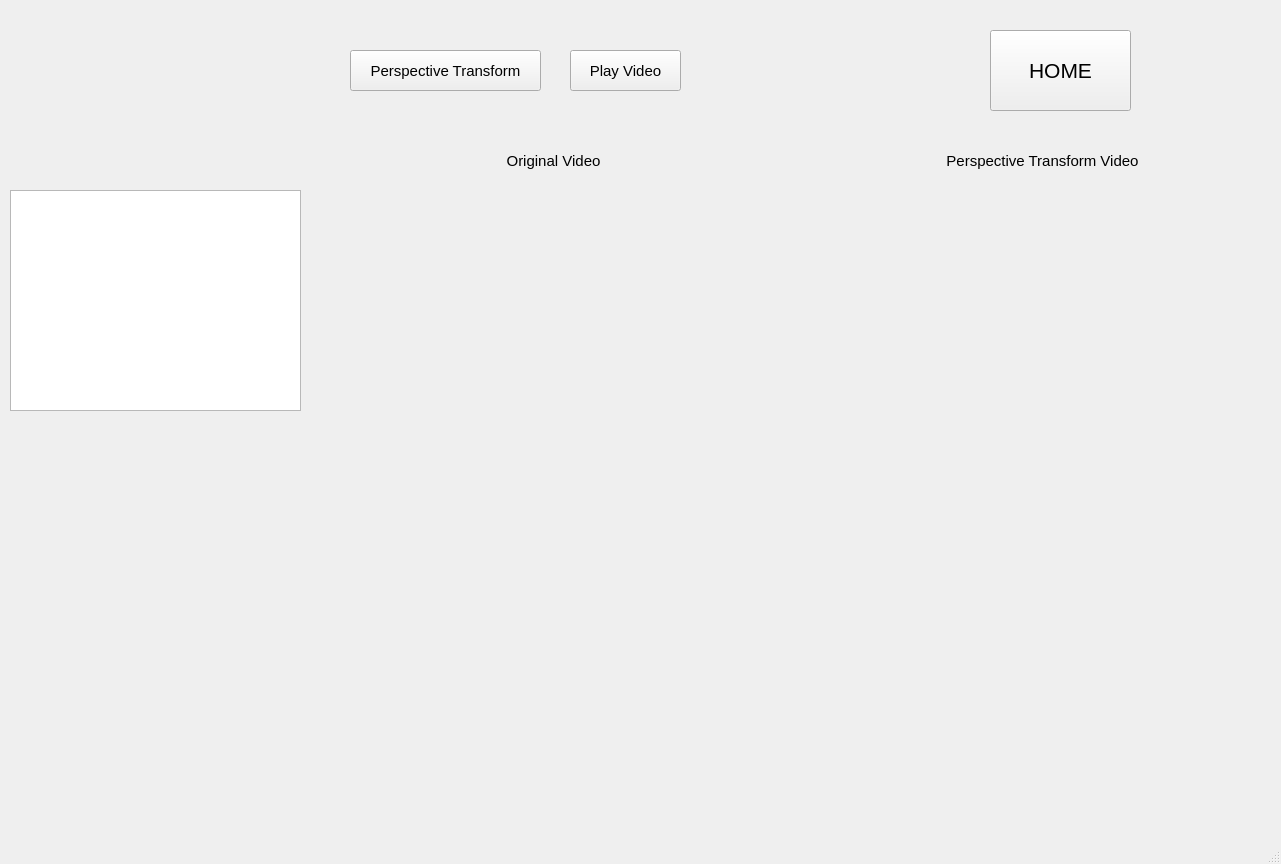
<?xml version="1.0" encoding="UTF-8"?>
<ui version="4.0">
 <class>MainWindow</class>
 <widget class="QMainWindow" name="MainWindow">
  <property name="geometry">
   <rect>
    <x>0</x>
    <y>0</y>
    <width>1281</width>
    <height>864</height>
   </rect>
  </property>
  <property name="windowTitle">
   <string>MainWindow</string>
  </property>
  <widget class="QWidget" name="centralwidget">
   <widget class="QStackedWidget" name="stackedWidget">
    <property name="geometry">
     <rect>
      <x>-40</x>
      <y>-10</y>
      <width>1311</width>
      <height>821</height>
     </rect>
    </property>
    <property name="font">
     <font>
      <pointsize>11</pointsize>
     </font>
    </property>
    <property name="currentIndex">
     <number>1</number>
    </property>
    <widget class="QWidget" name="page">
     <widget class="QLabel" name="label_4">
      <property name="geometry">
       <rect>
        <x>460</x>
        <y>100</y>
        <width>401</width>
        <height>81</height>
       </rect>
      </property>
      <property name="font">
       <font>
        <pointsize>17</pointsize>
       </font>
      </property>
      <property name="text">
       <string>(Computer Vision and Deep Learning)</string>
      </property>
     </widget>
     <widget class="QPushButton" name="pushButton_image_2">
      <property name="geometry">
       <rect>
        <x>390</x>
        <y>390</y>
        <width>161</width>
        <height>71</height>
       </rect>
      </property>
      <property name="text">
       <string>2. Optical Flow</string>
      </property>
     </widget>
     <widget class="QLabel" name="label_5">
      <property name="geometry">
       <rect>
        <x>500</x>
        <y>250</y>
        <width>81</width>
        <height>41</height>
       </rect>
      </property>
      <property name="font">
       <font>
        <pointsize>15</pointsize>
       </font>
      </property>
      <property name="text">
       <string>張軍斌</string>
      </property>
     </widget>
     <widget class="QLabel" name="label_6">
      <property name="geometry">
       <rect>
        <x>610</x>
        <y>250</y>
        <width>81</width>
        <height>41</height>
       </rect>
      </property>
      <property name="font">
       <font>
        <pointsize>15</pointsize>
       </font>
      </property>
      <property name="text">
       <string>資工所</string>
      </property>
     </widget>
     <widget class="QPushButton" name="pushButton_image_5">
      <property name="geometry">
       <rect>
        <x>970</x>
        <y>390</y>
        <width>171</width>
        <height>71</height>
       </rect>
      </property>
      <property name="text">
       <string>5. ResNet50</string>
      </property>
     </widget>
     <widget class="QPushButton" name="pushButton_image_1">
      <property name="geometry">
       <rect>
        <x>170</x>
        <y>390</y>
        <width>201</width>
        <height>71</height>
       </rect>
      </property>
      <property name="text">
       <string>1. Background Subtraction</string>
      </property>
     </widget>
     <widget class="QLabel" name="label">
      <property name="geometry">
       <rect>
        <x>590</x>
        <y>170</y>
        <width>141</width>
        <height>51</height>
       </rect>
      </property>
      <property name="font">
       <font>
        <pointsize>18</pointsize>
       </font>
      </property>
      <property name="text">
       <string>Homework 2
</string>
      </property>
     </widget>
     <widget class="QLabel" name="label_2">
      <property name="geometry">
       <rect>
        <x>710</x>
        <y>250</y>
        <width>111</width>
        <height>41</height>
       </rect>
      </property>
      <property name="font">
       <font>
        <pointsize>15</pointsize>
       </font>
      </property>
      <property name="text">
       <string>P78083025</string>
      </property>
     </widget>
     <widget class="QPushButton" name="pushButton_image_3">
      <property name="geometry">
       <rect>
        <x>570</x>
        <y>390</y>
        <width>201</width>
        <height>71</height>
       </rect>
      </property>
      <property name="text">
       <string>3. Perspective Transform</string>
      </property>
     </widget>
     <widget class="QPushButton" name="pushButton_image_4">
      <property name="geometry">
       <rect>
        <x>790</x>
        <y>390</y>
        <width>161</width>
        <height>71</height>
       </rect>
      </property>
      <property name="text">
       <string>4. PCA</string>
      </property>
     </widget>
     <widget class="QLabel" name="label_3">
      <property name="geometry">
       <rect>
        <x>500</x>
        <y>20</y>
        <width>321</width>
        <height>151</height>
       </rect>
      </property>
      <property name="font">
       <font>
        <pointsize>26</pointsize>
       </font>
      </property>
      <property name="text">
       <string>電腦視覺與深度學習
</string>
      </property>
     </widget>
    </widget>
    <widget class="QWidget" name="page_3">
     <widget class="QPushButton" name="pushButton_image_12">
      <property name="geometry">
       <rect>
        <x>390</x>
        <y>60</y>
        <width>191</width>
        <height>41</height>
       </rect>
      </property>
      <property name="text">
       <string>Perspective Transform</string>
      </property>
     </widget>
     <widget class="QPushButton" name="pushButton_image_13">
      <property name="geometry">
       <rect>
        <x>1030</x>
        <y>40</y>
        <width>141</width>
        <height>81</height>
       </rect>
      </property>
      <property name="font">
       <font>
        <pointsize>16</pointsize>
       </font>
      </property>
      <property name="text">
       <string>HOME</string>
      </property>
     </widget>
     <widget class="QLabel" name="label_inputimage_4">
      <property name="geometry">
       <rect>
        <x>359</x>
        <y>200</y>
        <width>960</width>
        <height>451</height>
       </rect>
      </property>
      <property name="font">
       <font>
        <family>Times New Roman</family>
        <pointsize>12</pointsize>
        <weight>75</weight>
        <bold>true</bold>
       </font>
      </property>
      <property name="autoFillBackground">
       <bool>true</bool>
      </property>
      <property name="frameShadow">
       <enum>QFrame::Plain</enum>
      </property>
      <property name="text">
       <string/>
      </property>
     </widget>
     <widget class="QTextBrowser" name="textBrowser_image_4">
      <property name="geometry">
       <rect>
        <x>50</x>
        <y>200</y>
        <width>291</width>
        <height>221</height>
       </rect>
      </property>
     </widget>
     <widget class="QPushButton" name="pushButton_image_18">
      <property name="geometry">
       <rect>
        <x>610</x>
        <y>60</y>
        <width>111</width>
        <height>41</height>
       </rect>
      </property>
      <property name="text">
       <string>Play Video</string>
      </property>
     </widget>
     <widget class="QLabel" name="label_input_12">
      <property name="enabled">
       <bool>true</bool>
      </property>
      <property name="geometry">
       <rect>
        <x>847</x>
        <y>150</y>
        <width>471</width>
        <height>41</height>
       </rect>
      </property>
      <property name="layoutDirection">
       <enum>Qt::RightToLeft</enum>
      </property>
      <property name="autoFillBackground">
       <bool>false</bool>
      </property>
      <property name="locale">
       <locale language="Chinese" country="China"/>
      </property>
      <property name="text">
       <string>Perspective Transform Video</string>
      </property>
      <property name="textFormat">
       <enum>Qt::AutoText</enum>
      </property>
      <property name="scaledContents">
       <bool>false</bool>
      </property>
      <property name="alignment">
       <set>Qt::AlignCenter</set>
      </property>
      <property name="wordWrap">
       <bool>false</bool>
      </property>
     </widget>
     <widget class="QLabel" name="label_input_9">
      <property name="enabled">
       <bool>true</bool>
      </property>
      <property name="geometry">
       <rect>
        <x>353</x>
        <y>150</y>
        <width>481</width>
        <height>41</height>
       </rect>
      </property>
      <property name="layoutDirection">
       <enum>Qt::RightToLeft</enum>
      </property>
      <property name="autoFillBackground">
       <bool>false</bool>
      </property>
      <property name="locale">
       <locale language="Chinese" country="China"/>
      </property>
      <property name="text">
       <string>Original Video</string>
      </property>
      <property name="textFormat">
       <enum>Qt::AutoText</enum>
      </property>
      <property name="scaledContents">
       <bool>false</bool>
      </property>
      <property name="alignment">
       <set>Qt::AlignCenter</set>
      </property>
      <property name="wordWrap">
       <bool>false</bool>
      </property>
     </widget>
     <widget class="QLabel" name="label_inputimage_6">
      <property name="geometry">
       <rect>
        <x>50</x>
        <y>430</y>
        <width>290</width>
        <height>221</height>
       </rect>
      </property>
      <property name="font">
       <font>
        <family>Times New Roman</family>
        <pointsize>12</pointsize>
        <weight>75</weight>
        <bold>true</bold>
       </font>
      </property>
      <property name="autoFillBackground">
       <bool>true</bool>
      </property>
      <property name="frameShadow">
       <enum>QFrame::Plain</enum>
      </property>
      <property name="text">
       <string/>
      </property>
     </widget>
    </widget>
    <widget class="QWidget" name="page_4">
     <widget class="QPushButton" name="pushButton_image_14">
      <property name="geometry">
       <rect>
        <x>320</x>
        <y>50</y>
        <width>201</width>
        <height>41</height>
       </rect>
      </property>
      <property name="text">
       <string>4.1 Image Reconstruction</string>
      </property>
     </widget>
     <widget class="QPushButton" name="pushButton_image_16">
      <property name="geometry">
       <rect>
        <x>1020</x>
        <y>30</y>
        <width>141</width>
        <height>81</height>
       </rect>
      </property>
      <property name="font">
       <font>
        <pointsize>16</pointsize>
       </font>
      </property>
      <property name="text">
       <string>HOME</string>
      </property>
     </widget>
     <widget class="QLabel" name="label_inputimage_5">
      <property name="geometry">
       <rect>
        <x>50</x>
        <y>160</y>
        <width>900</width>
        <height>600</height>
       </rect>
      </property>
      <property name="font">
       <font>
        <family>Times New Roman</family>
        <pointsize>12</pointsize>
        <weight>75</weight>
        <bold>true</bold>
       </font>
      </property>
      <property name="autoFillBackground">
       <bool>true</bool>
      </property>
      <property name="frameShadow">
       <enum>QFrame::Plain</enum>
      </property>
      <property name="text">
       <string/>
      </property>
     </widget>
     <widget class="QPushButton" name="pushButton_image_15">
      <property name="geometry">
       <rect>
        <x>550</x>
        <y>50</y>
        <width>281</width>
        <height>41</height>
       </rect>
      </property>
      <property name="text">
       <string>4.2 Compute the reconstruction error</string>
      </property>
     </widget>
     <widget class="QLabel" name="label_input_10">
      <property name="enabled">
       <bool>true</bool>
      </property>
      <property name="geometry">
       <rect>
        <x>330</x>
        <y>110</y>
        <width>101</width>
        <height>41</height>
       </rect>
      </property>
      <property name="layoutDirection">
       <enum>Qt::RightToLeft</enum>
      </property>
      <property name="autoFillBackground">
       <bool>false</bool>
      </property>
      <property name="locale">
       <locale language="Chinese" country="China"/>
      </property>
      <property name="text">
       <string>Output Image</string>
      </property>
      <property name="textFormat">
       <enum>Qt::AutoText</enum>
      </property>
      <property name="scaledContents">
       <bool>false</bool>
      </property>
      <property name="wordWrap">
       <bool>false</bool>
      </property>
     </widget>
     <widget class="QTextBrowser" name="textBrowser_image_3">
      <property name="geometry">
       <rect>
        <x>960</x>
        <y>160</y>
        <width>351</width>
        <height>601</height>
       </rect>
      </property>
     </widget>
    </widget>
    <widget class="QWidget" name="page_5"/>
    <widget class="QWidget" name="page_2">
     <widget class="QPushButton" name="pushButton_image_10">
      <property name="geometry">
       <rect>
        <x>1030</x>
        <y>20</y>
        <width>141</width>
        <height>81</height>
       </rect>
      </property>
      <property name="font">
       <font>
        <pointsize>16</pointsize>
       </font>
      </property>
      <property name="text">
       <string>HOME</string>
      </property>
     </widget>
     <widget class="QPushButton" name="pushButton_image_11">
      <property name="geometry">
       <rect>
        <x>400</x>
        <y>40</y>
        <width>231</width>
        <height>41</height>
       </rect>
      </property>
      <property name="text">
       <string>Background Subtraction</string>
      </property>
     </widget>
     <widget class="QLabel" name="label_inputimage_3">
      <property name="geometry">
       <rect>
        <x>340</x>
        <y>170</y>
        <width>1000</width>
        <height>400</height>
       </rect>
      </property>
      <property name="font">
       <font>
        <family>Times New Roman</family>
        <pointsize>12</pointsize>
        <weight>75</weight>
        <bold>true</bold>
       </font>
      </property>
      <property name="autoFillBackground">
       <bool>true</bool>
      </property>
      <property name="frameShadow">
       <enum>QFrame::Plain</enum>
      </property>
      <property name="text">
       <string/>
      </property>
     </widget>
     <widget class="QLabel" name="label_input_8">
      <property name="enabled">
       <bool>true</bool>
      </property>
      <property name="geometry">
       <rect>
        <x>334</x>
        <y>120</y>
        <width>491</width>
        <height>41</height>
       </rect>
      </property>
      <property name="layoutDirection">
       <enum>Qt::RightToLeft</enum>
      </property>
      <property name="autoFillBackground">
       <bool>false</bool>
      </property>
      <property name="locale">
       <locale language="Chinese" country="China"/>
      </property>
      <property name="text">
       <string>Original Video</string>
      </property>
      <property name="textFormat">
       <enum>Qt::AutoText</enum>
      </property>
      <property name="scaledContents">
       <bool>false</bool>
      </property>
      <property name="alignment">
       <set>Qt::AlignCenter</set>
      </property>
      <property name="wordWrap">
       <bool>false</bool>
      </property>
     </widget>
     <widget class="QTextBrowser" name="textBrowser_image_2">
      <property name="geometry">
       <rect>
        <x>50</x>
        <y>170</y>
        <width>271</width>
        <height>401</height>
       </rect>
      </property>
     </widget>
     <widget class="QPushButton" name="pushButton_image_17">
      <property name="geometry">
       <rect>
        <x>660</x>
        <y>40</y>
        <width>121</width>
        <height>41</height>
       </rect>
      </property>
      <property name="text">
       <string>Play Video</string>
      </property>
     </widget>
     <widget class="QLabel" name="label_input_11">
      <property name="enabled">
       <bool>true</bool>
      </property>
      <property name="geometry">
       <rect>
        <x>830</x>
        <y>120</y>
        <width>481</width>
        <height>41</height>
       </rect>
      </property>
      <property name="layoutDirection">
       <enum>Qt::RightToLeft</enum>
      </property>
      <property name="autoFillBackground">
       <bool>false</bool>
      </property>
      <property name="locale">
       <locale language="Chinese" country="China"/>
      </property>
      <property name="text">
       <string>Background Subtraction Video</string>
      </property>
      <property name="textFormat">
       <enum>Qt::AutoText</enum>
      </property>
      <property name="scaledContents">
       <bool>false</bool>
      </property>
      <property name="alignment">
       <set>Qt::AlignCenter</set>
      </property>
      <property name="wordWrap">
       <bool>false</bool>
      </property>
     </widget>
    </widget>
    <widget class="QWidget" name="page_1">
     <widget class="QPushButton" name="pushButton_image_6">
      <property name="geometry">
       <rect>
        <x>210</x>
        <y>30</y>
        <width>161</width>
        <height>41</height>
       </rect>
      </property>
      <property name="text">
       <string>2.1 Preprocessing</string>
      </property>
     </widget>
     <widget class="QLabel" name="label_inputimage">
      <property name="geometry">
       <rect>
        <x>50</x>
        <y>420</y>
        <width>450</width>
        <height>360</height>
       </rect>
      </property>
      <property name="font">
       <font>
        <family>Times New Roman</family>
        <pointsize>12</pointsize>
        <weight>75</weight>
        <bold>true</bold>
       </font>
      </property>
      <property name="autoFillBackground">
       <bool>true</bool>
      </property>
      <property name="frameShadow">
       <enum>QFrame::Plain</enum>
      </property>
      <property name="text">
       <string/>
      </property>
     </widget>
     <widget class="QPushButton" name="pushButton_image_7">
      <property name="geometry">
       <rect>
        <x>400</x>
        <y>30</y>
        <width>161</width>
        <height>41</height>
       </rect>
      </property>
      <property name="text">
       <string>2.2 Video Tracking</string>
      </property>
     </widget>
     <widget class="QLabel" name="label_input_3">
      <property name="enabled">
       <bool>true</bool>
      </property>
      <property name="geometry">
       <rect>
        <x>530</x>
        <y>130</y>
        <width>771</width>
        <height>41</height>
       </rect>
      </property>
      <property name="layoutDirection">
       <enum>Qt::RightToLeft</enum>
      </property>
      <property name="autoFillBackground">
       <bool>false</bool>
      </property>
      <property name="locale">
       <locale language="Chinese" country="China"/>
      </property>
      <property name="text">
       <string>Optical Flow  Video tracking</string>
      </property>
      <property name="textFormat">
       <enum>Qt::AutoText</enum>
      </property>
      <property name="scaledContents">
       <bool>false</bool>
      </property>
      <property name="alignment">
       <set>Qt::AlignCenter</set>
      </property>
      <property name="wordWrap">
       <bool>false</bool>
      </property>
     </widget>
     <widget class="QLabel" name="label_input_4">
      <property name="enabled">
       <bool>true</bool>
      </property>
      <property name="geometry">
       <rect>
        <x>60</x>
        <y>30</y>
        <width>131</width>
        <height>41</height>
       </rect>
      </property>
      <property name="font">
       <font>
        <pointsize>14</pointsize>
       </font>
      </property>
      <property name="layoutDirection">
       <enum>Qt::RightToLeft</enum>
      </property>
      <property name="autoFillBackground">
       <bool>false</bool>
      </property>
      <property name="locale">
       <locale language="Chinese" country="China"/>
      </property>
      <property name="text">
       <string>2. Optical Flow</string>
      </property>
      <property name="textFormat">
       <enum>Qt::AutoText</enum>
      </property>
      <property name="scaledContents">
       <bool>false</bool>
      </property>
      <property name="wordWrap">
       <bool>false</bool>
      </property>
     </widget>
     <widget class="QPushButton" name="pushButton_image_8">
      <property name="geometry">
       <rect>
        <x>580</x>
        <y>30</y>
        <width>131</width>
        <height>41</height>
       </rect>
      </property>
      <property name="text">
       <string>Play Video</string>
      </property>
     </widget>
     <widget class="QTextBrowser" name="textBrowser_image">
      <property name="geometry">
       <rect>
        <x>50</x>
        <y>100</y>
        <width>451</width>
        <height>261</height>
       </rect>
      </property>
     </widget>
     <widget class="QLabel" name="label_inputimage_2">
      <property name="geometry">
       <rect>
        <x>530</x>
        <y>180</y>
        <width>770</width>
        <height>560</height>
       </rect>
      </property>
      <property name="font">
       <font>
        <family>Times New Roman</family>
        <pointsize>12</pointsize>
        <weight>75</weight>
        <bold>true</bold>
       </font>
      </property>
      <property name="autoFillBackground">
       <bool>true</bool>
      </property>
      <property name="frameShadow">
       <enum>QFrame::Plain</enum>
      </property>
      <property name="text">
       <string/>
      </property>
     </widget>
     <widget class="QLabel" name="label_input_5">
      <property name="enabled">
       <bool>true</bool>
      </property>
      <property name="geometry">
       <rect>
        <x>50</x>
        <y>370</y>
        <width>451</width>
        <height>41</height>
       </rect>
      </property>
      <property name="layoutDirection">
       <enum>Qt::RightToLeft</enum>
      </property>
      <property name="autoFillBackground">
       <bool>false</bool>
      </property>
      <property name="locale">
       <locale language="Chinese" country="China"/>
      </property>
      <property name="text">
       <string>Preprocessing Image</string>
      </property>
      <property name="textFormat">
       <enum>Qt::AutoText</enum>
      </property>
      <property name="scaledContents">
       <bool>false</bool>
      </property>
      <property name="alignment">
       <set>Qt::AlignCenter</set>
      </property>
      <property name="wordWrap">
       <bool>false</bool>
      </property>
     </widget>
     <widget class="QPushButton" name="pushButton_image">
      <property name="geometry">
       <rect>
        <x>1040</x>
        <y>20</y>
        <width>141</width>
        <height>81</height>
       </rect>
      </property>
      <property name="font">
       <font>
        <pointsize>16</pointsize>
       </font>
      </property>
      <property name="text">
       <string>HOME</string>
      </property>
     </widget>
    </widget>
   </widget>
  </widget>
  <widget class="QStatusBar" name="statusbar"/>
  <widget class="QMenuBar" name="menubar">
   <property name="geometry">
    <rect>
     <x>0</x>
     <y>0</y>
     <width>1281</width>
     <height>28</height>
    </rect>
   </property>
  </widget>
 </widget>
 <resources/>
 <connections/>
</ui>
